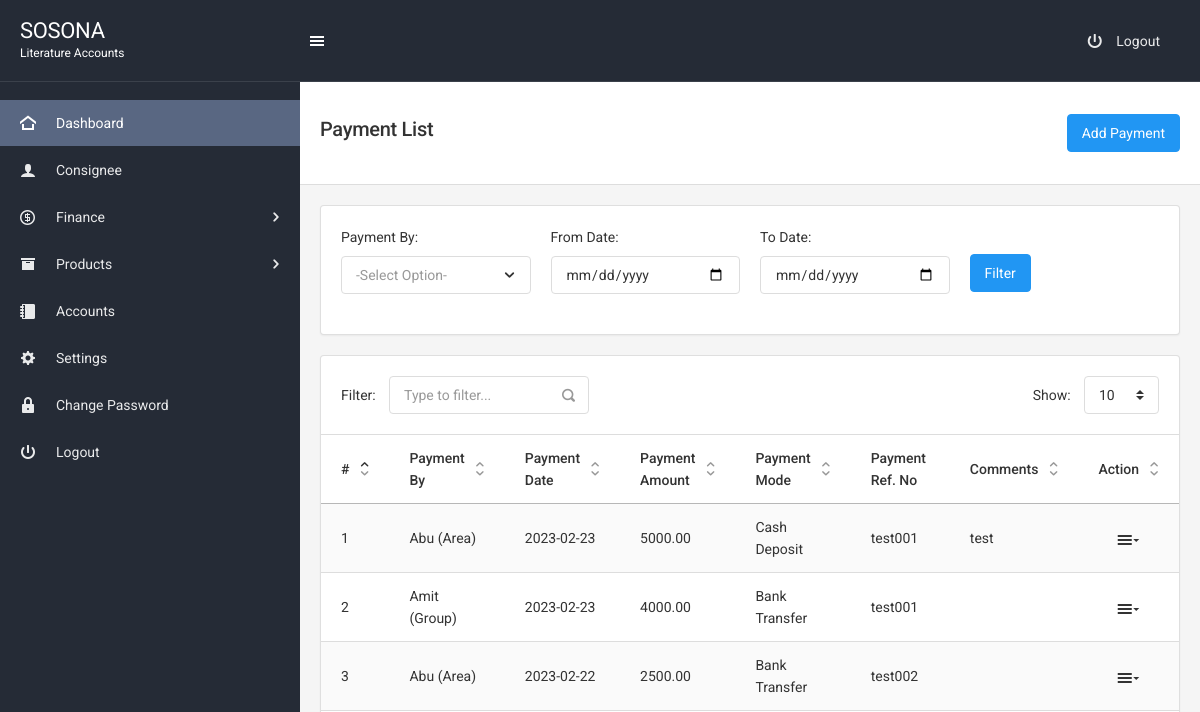
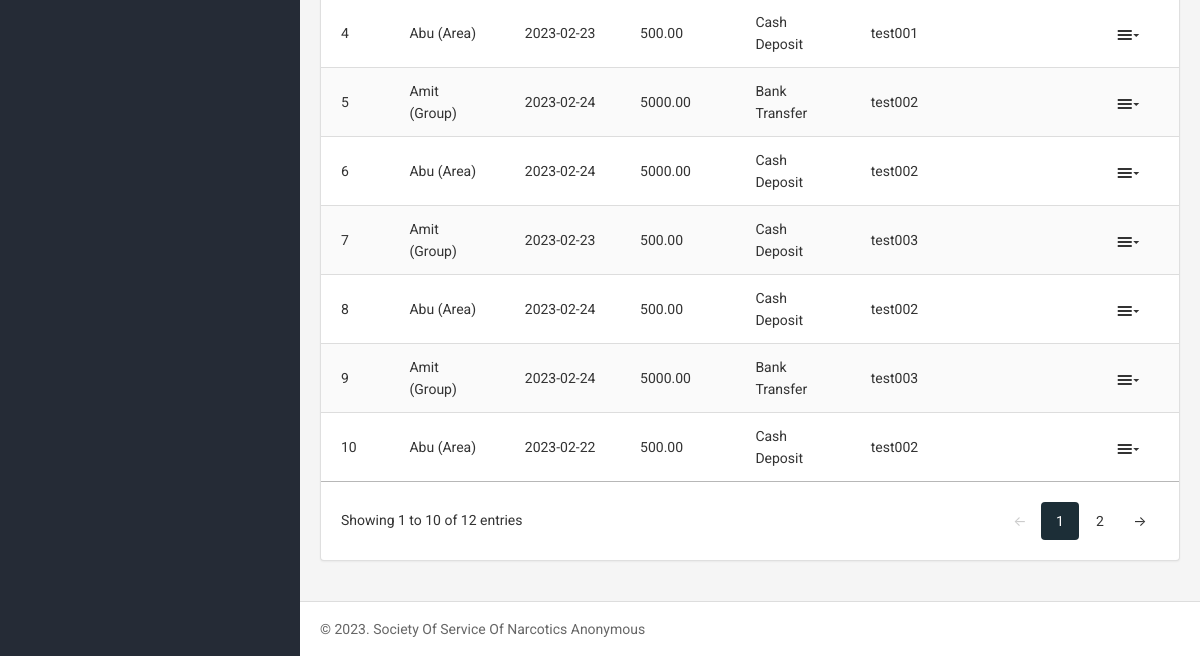
Before: /payment.php (signed in) with the older database file (2 pictures, top to bottom).
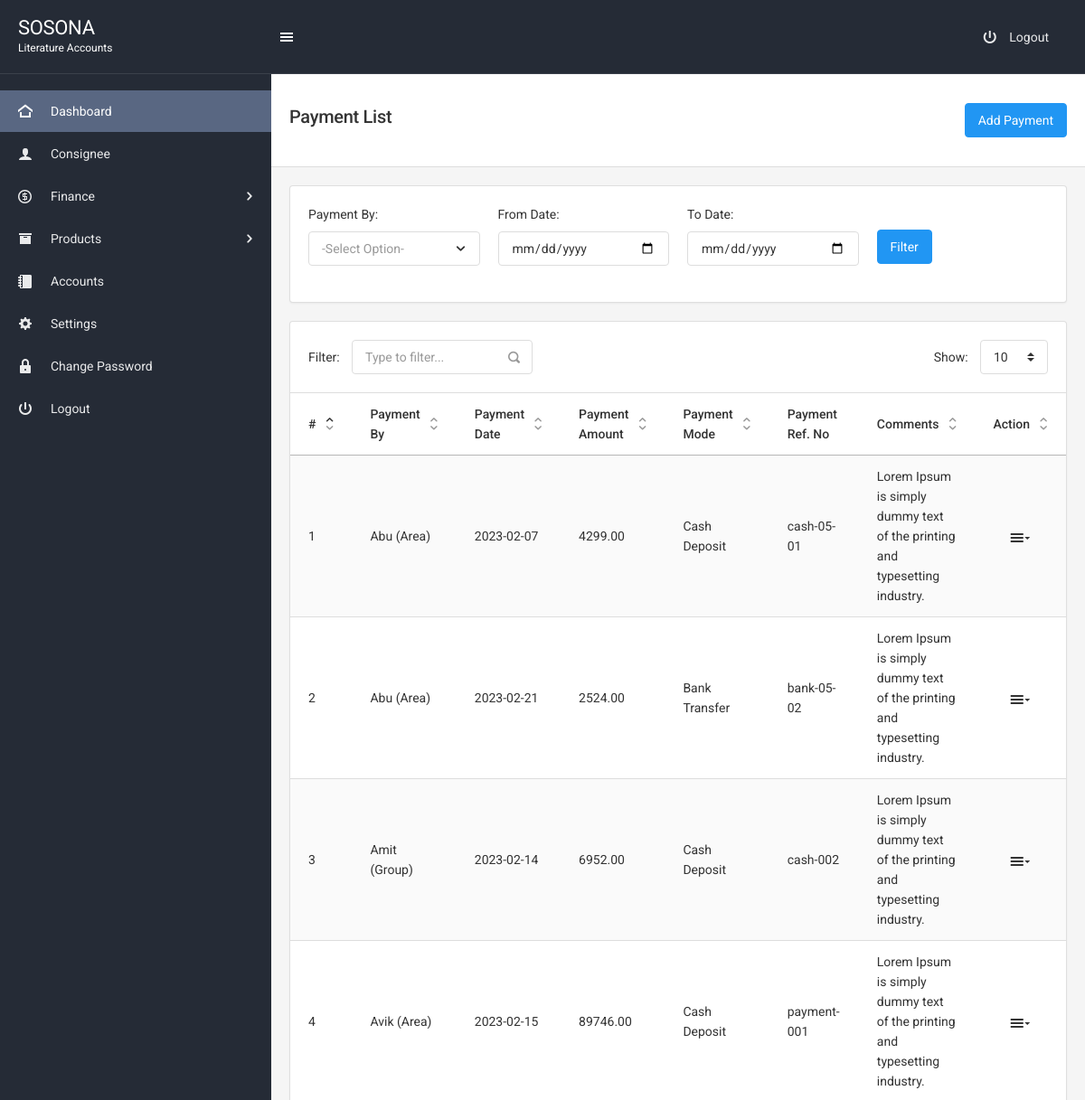
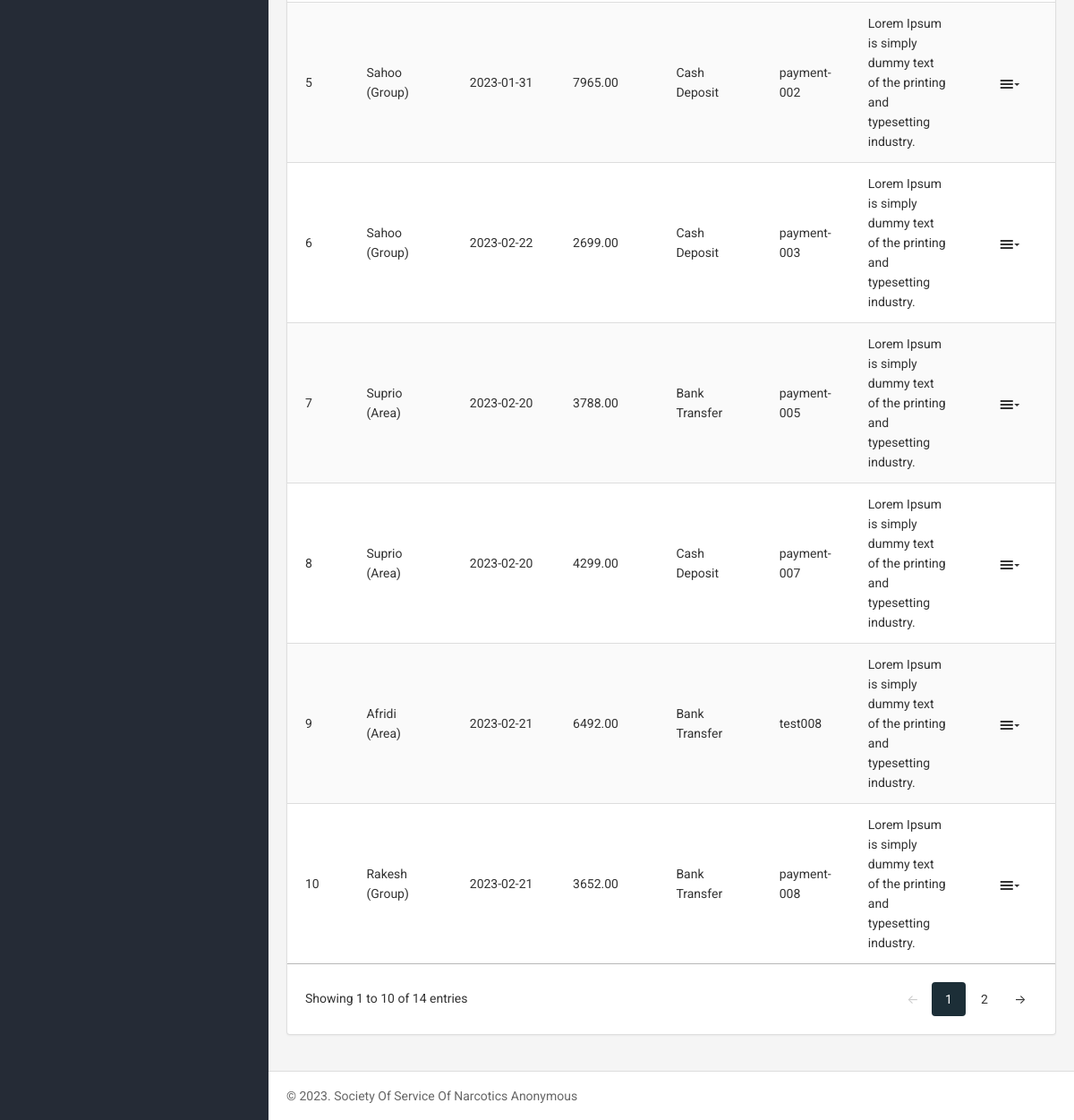
After: the same page with the newer database file (2 pictures, top to bottom).
### tables this page shows
CREATE TABLE `consignee` (
  `id` int(11) NOT NULL,
  `name` varchar(255) NOT NULL,
  `entry_type` varchar(255) NOT NULL COMMENT '1=sosona,2=area,3=group',
  `city` varchar(255) NOT NULL,
  `opening_bal_amt` float(9,2) NOT NULL,
  `as_on_date` date NOT NULL,
  `comments` longtext NOT NULL
);

CREATE TABLE `payment` (
  `id` int(11) NOT NULL,
  `payment_by` int(11) NOT NULL COMMENT '1=sosona,2=area,3=group',
  `payment_date` date NOT NULL,
  `payment_amt` float(9,2) NOT NULL,
  `payment_mode` varchar(255) NOT NULL COMMENT '1=cash deposit,2=bank transfer',
  `payment_ref_number` varchar(255) NOT NULL,
  `comments` longtext NOT NULL
);

### payment.php (the view, shortened to what the changed rows need)
<?php
include "includes/header.php";
?>
<div class="page-content">
    <div class="content-wrapper">
        <div class="content-inner">
            <div class="content">
                <div class="card">
                  <div class="table-responsive">
                    <table class="table table-striped datatable-basic">
                      <thead>
                        <tr>
                          <th>#</th>
                          <th>Payment By</th>
                          <th>Payment Date</th>
                          <th>Payment Amount</th>
                          <th>Payment Mode</th>
                          <th>Payment Ref. No</th>
                          <th>Comments</th>
                          <th>Action</th>
                        </tr>
                      </thead>
                      <tbody>
                        <?php
                        if (isset($_POST["btn-filter"])){
                            $form_date=$_POST['from-date'];
                            $to_date=$_POST['to-date'];
                            $payment_by=$_POST['payment_by'];
                            if ($form_date < $to_date OR $payment_by== TRUE) {
                        if(isset($_POST['from-date'])  && isset($_POST['to-date']) OR isset($_POST['payment_by'])){
                        $query="SELECT * FROM consignee INNER JOIN payment ON payment.payment_by=consignee.id WHERE payment_date BETWEEN '$form_date' AND '$to_date' AND payment_by='$payment_by' OR payment_by='$payment_by'";
                         $counter = 0;
                         $rs=$conn->query($query);
                          while($row=$rs->fetch_assoc()){
                        if($row > 0 ){
                         ?>
                        <tr>
                          <td><?php echo ++$counter; ?></td>
                          <td><?php echo $row['name'];?> (<?php echo $row['entry_type'];?>)</td>
                          <td><?php echo $row['payment_date'];?></td>
                          <td><?php echo $row['payment_amt'];?></td>
                          <td><?php echo $row['payment_mode'];?></td>
                          <td><?php echo $row['payment_ref_number'];?></td>
                          <td><?php echo $row['comments'];?></td>
                          <td class="text-center">
                            <div class="list-icons">
                                <div class="dropdown">
                                    <a href="#" class="list-icons-item" data-toggle="dropdown">
                                        <i class="icon-menu9"></i>
                                    </a>
                                    <div class="dropdown-menu dropdown-menu-right">
                                        <a href="payment-add-edit.php?id=<?php echo $row['id'];?>" class="dropdown-item"><i class="icon-pencil7"></i> Edit</a>
                                        <a href="#" class="dropdown-item" data-toggle="modal" data-target="#confirmDeletet<?php echo $row['id'] ?>"><i class="icon-trash"></i> Delete</a>
                                    </div>
                                </div>
                            </div>
                        </td>
                        </tr>
                        <div id="confirmDeletet<?php echo $row['id'] ?>" class="modal fade" tabindex="-1">
                          <div class="modal-dialog">
                            <div class="modal-content">
                              <div class="modal-header">
                                <h5 class="modal-title w-100 text-center mb-2">Are your sure want to delete</h5>
                              </div>
                              <div class="modal-footer justify-content-center">
                                <button type="button" class="btn btn-secondary" data-dismiss="modal">No</button>
                                <a href="controllers/payment-del.php?id=<?php echo $row['id']?>" class="btn btn-danger">Yes</a>
                              </div>
                            </div>
                          </div>
                        </div>
                        <?php
                      }
                    }
                }
                }
                        ?>
                        <?php
                        }else{ ?>
                        <?php
                          $sel="SELECT *  FROM consignee INNER JOIN payment ON payment.payment_by=consignee.id";
                          $counter = 0;
                          $rs=$conn->query($sel);
                          while($row=$rs->fetch_assoc()){
                        ?>
                        <tr>
                          <td><?php echo ++$counter; ?></td>
                          <td><?php echo $row['name'];?> (<?php echo $row['entry_type'];?>)</td>
                          <td><?php echo $row['payment_date'];?></td>
                          <td><?php echo $row['payment_amt'];?></td>
                          <td><?php echo $row['payment_mode'];?></td>
                          <td><?php echo $row['payment_ref_number'];?></td>
                          <td><?php echo $row['comments'];?></td>
                          <td class="text-center">
                            <div class="list-icons">
                                <div class="dropdown">
                                    <a href="#" class="list-icons-item" data-toggle="dropdown">
                                        <i class="icon-menu9"></i>
                                    </a>
                                </div>
                            </div>
                        </td>
                        </tr>
                        <?php
                        }
                    }
                        ?>
                      </tbody>
                    </table>
                  </div>
                </div>
            </div>
<?php include "includes/footer.php"; ?>

Changed rows visible on the page:
no longer on one of the page's lists (row unchanged): consignee: name "Abu", entry_type "Area", payment.payment_date "2023-02-23", payment.payment_amt "500.00", payment.payment_mode "Cash Deposit", payment.payment_ref_number "test001", payment.payment_date "2023-02-24", payment.payment_amt "5000.00", payment.payment_ref_number "test002", payment.payment_date "2023-02-22"
no longer on one of the page's lists (row unchanged): consignee: name "Amit", entry_type "Group", payment.payment_date "2023-02-24", payment.payment_amt "5000.00", payment.payment_mode "Bank Transfer", payment.payment_ref_number "test002", payment.payment_date "2023-02-23", payment.payment_amt "500.00", payment.payment_mode "Cash Deposit", payment.payment_ref_number "test003"
shown differently, row unchanged: consignee "Abu": payment.payment_date "2023-02-23" → "2023-02-07"; payment.payment_amt "5000.00" → "4299.00"; payment.payment_ref_number "test001" → "cash-05-01"; payment.comments "test" → "Lorem Ipsum is simply dummy text of the printing and typesetting industry."; payment.payment_date "2023-02-22" → "2023-02-21"; payment.payment_amt "2500.00" → "2524.00"; payment.payment_ref_number "test002" → "bank-05-02"; payment.comments (not shown) → "Lorem Ipsum is simply dummy text of the printing and typesetting industry."
shown differently, row unchanged: consignee "Amit": payment.payment_date "2023-02-23" → "2023-02-14"; payment.payment_amt "4000.00" → "6952.00"; payment.payment_mode "Bank Transfer" → "Cash Deposit"; payment.payment_ref_number "test001" → "cash-002"; payment.comments (not shown) → "Lorem Ipsum is simply dummy text of the printing and typesetting industry."
added consignee: name "Avik", entry_type "Area", payment.payment_date "2023-02-15", payment.payment_amt "89746.00", payment.payment_mode "Cash Deposit", payment.payment_ref_number "payment-001", payment.comments "Lorem Ipsum is simply dummy text of the printing and typesetting industry."
added consignee: name "Sahoo", entry_type "Group", payment.payment_date "2023-01-31", payment.payment_amt "7965.00", payment.payment_mode "Cash Deposit", payment.payment_ref_number "payment-002", payment.comments "Lorem Ipsum is simply dummy text of the printing and typesetting industry.", payment.payment_date "2023-02-22", payment.payment_amt "2699.00", payment.payment_ref_number "payment-003"
added consignee: name "Suprio", entry_type "Area", payment.payment_date "2023-02-20", payment.payment_amt "3788.00", payment.payment_mode "Bank Transfer", payment.payment_ref_number "payment-005", payment.comments "Lorem Ipsum is simply dummy text of the printing and typesetting industry.", payment.payment_amt "4299.00", payment.payment_mode "Cash Deposit", payment.payment_ref_number "payment-007"
added consignee: name "Afridi", entry_type "Area", payment.payment_date "2023-02-21", payment.payment_amt "6492.00", payment.payment_mode "Bank Transfer", payment.payment_ref_number "test008", payment.comments "Lorem Ipsum is simply dummy text of the printing and typesetting industry."
added consignee: name "Rakesh", entry_type "Group", payment.payment_date "2023-02-21", payment.payment_amt "3652.00", payment.payment_mode "Bank Transfer", payment.payment_ref_number "payment-008", payment.comments "Lorem Ipsum is simply dummy text of the printing and typesetting industry."
Other visible differences:
text written by a page script: "Filter: Show: Showing 1 to 10 of 12 entries ← 1 2 →" → "Filter: Show: Showing 1 to 10 of 14 entries ← 1 2 →"
